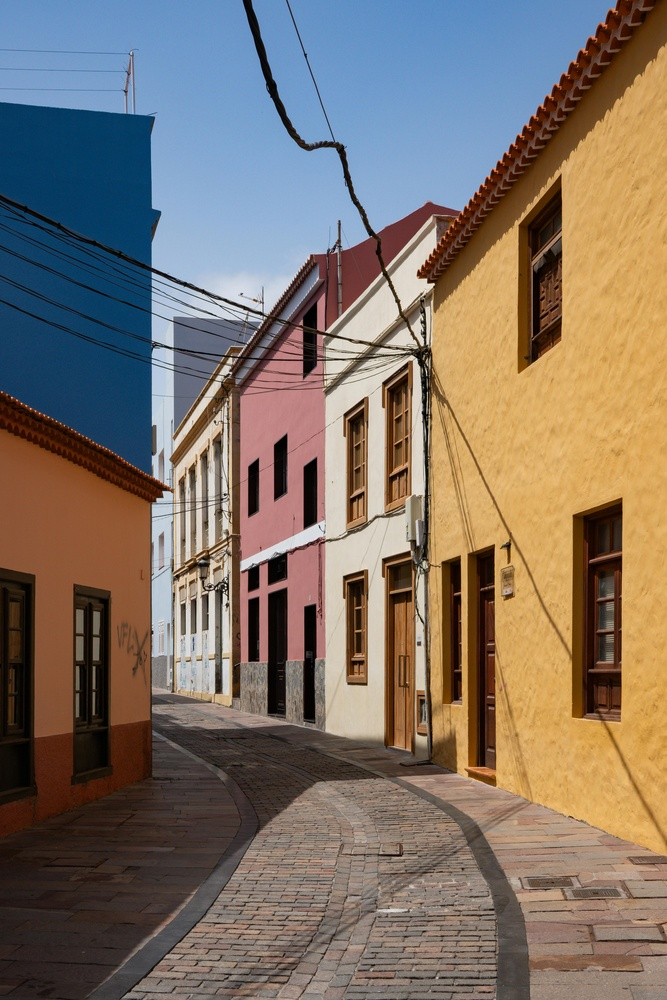
#> input picture casas.jpg, 667 x 1000 px, shrunk from 4000 x 6000 before the run, found by its file name
$ python lab11-0.py
#> lines starting #> are read from the running program, lines starting #| are printed output that depends on the picture
import cv2
import numpy as np
import matplotlib.pyplot as plt

# Carregar a imagem
image = cv2.imread('casas.jpg')
#> image is the input picture: shape (1000, 667, 3); mean B, G, R 103.4, 114.2, 126.7
image = cv2.cvtColor(image, cv2.COLOR_BGR2RGB)

# Imagem separada nos 3 canais
R = image[:,:,0]
G = image[:,:,1]
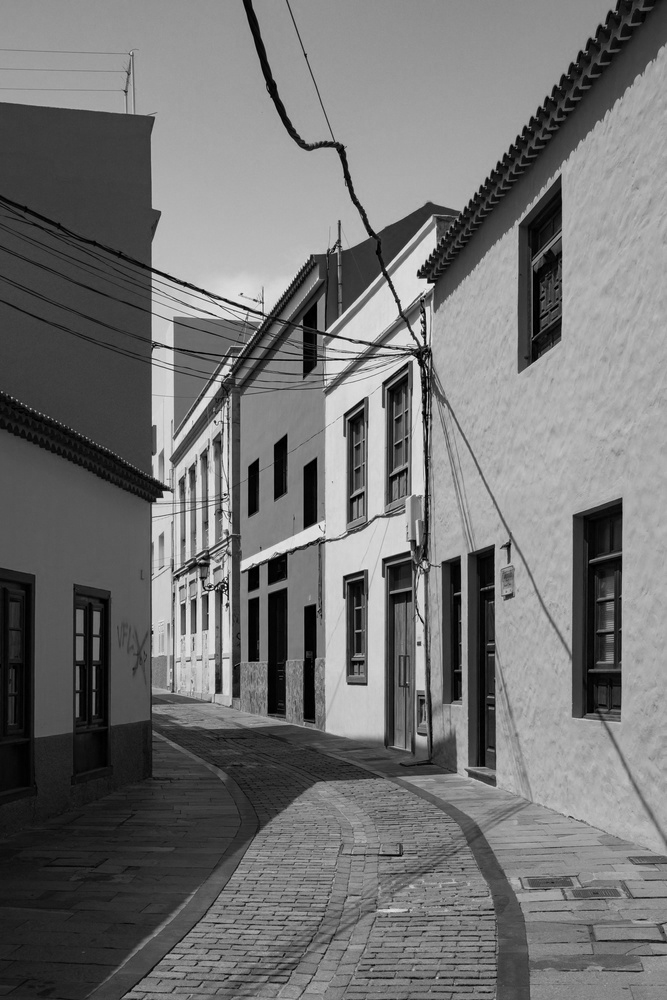
#> G: shape (1000, 667); min 0, max 249, mean 114.2
B = image[:,:,2]

# Exibir RGB
plt.figure(figsize=(12,4))
plt.subplot(1,4,1); plt.imshow(image); plt.title('Imagem RGB'); plt.axis('off')
plt.subplot(1,4,2); plt.imshow(R); plt.title('Red'); plt.axis('off')
plt.subplot(1,4,3); plt.imshow(G); plt.title('Green'); plt.axis('off')
plt.subplot(1,4,4); plt.imshow(B); plt.title('Blue'); plt.axis('off')
plt.show()

def rgb_to_hsi(image):
    image = image.astype(np.float32) / 255.0
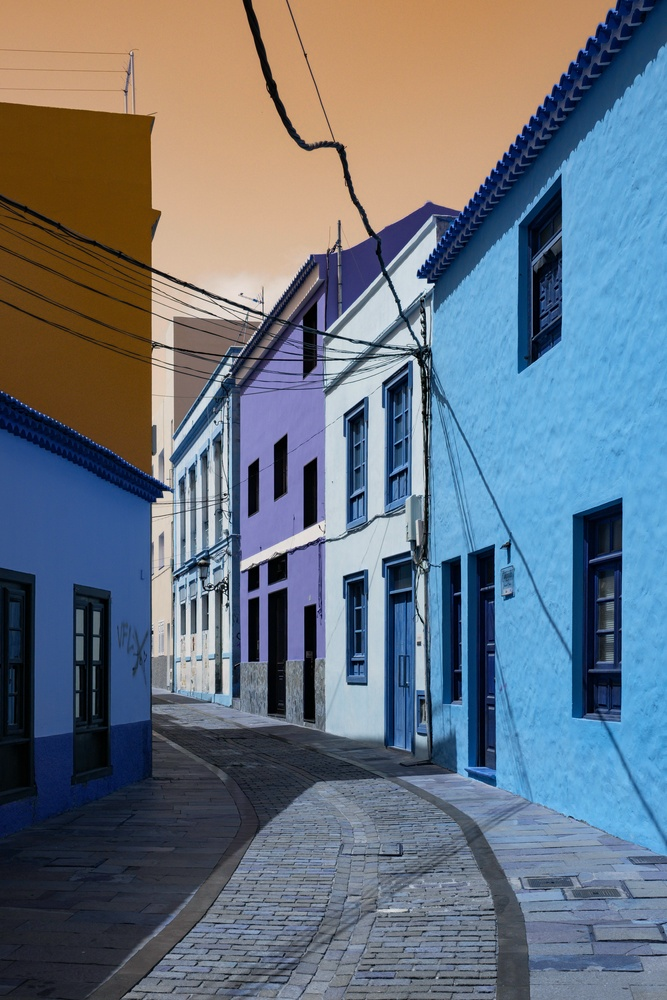
#> image: shape (1000, 667, 3) float32; mean of channels 0, 1, 2 0.497, 0.448, 0.406; drawn as B, G, R

    R = image[:,:,0]
    G = image[:,:,1]
    B = image[:,:,2]

    numerator = 0.5 * ((R - G) + (R - B))
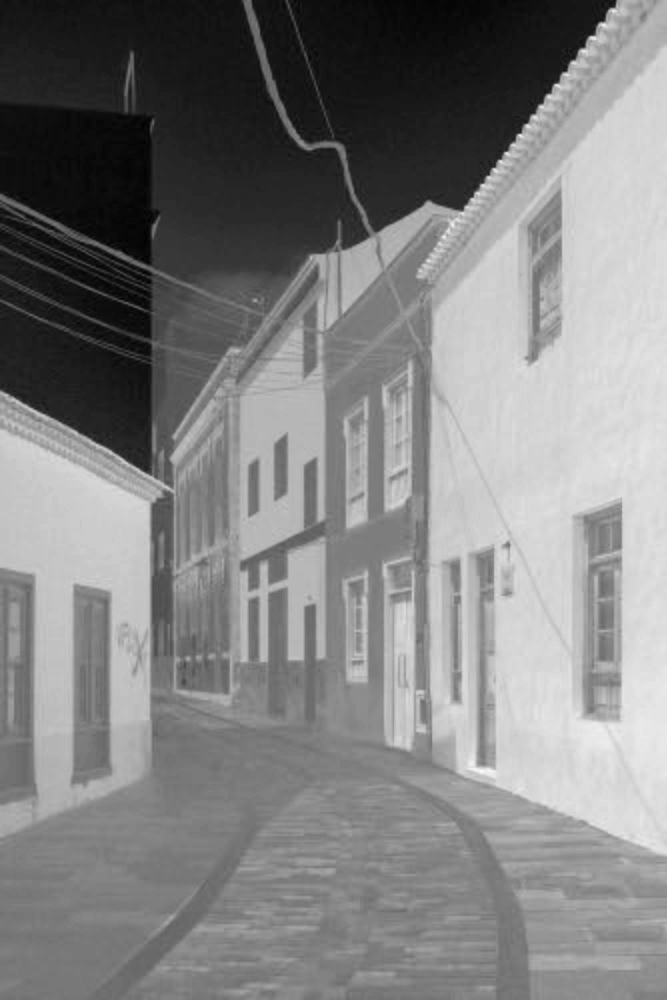
#> numerator: shape (1000, 667) float32; min -0.331, max 0.459, mean 0.07; drawn with min black and max white
    denominator = np.sqrt((R - G)**2 + (R - B)*(G - B))

    theta = np.arccos(np.clip(numerator / (denominator + 1e-8), -1, 1))
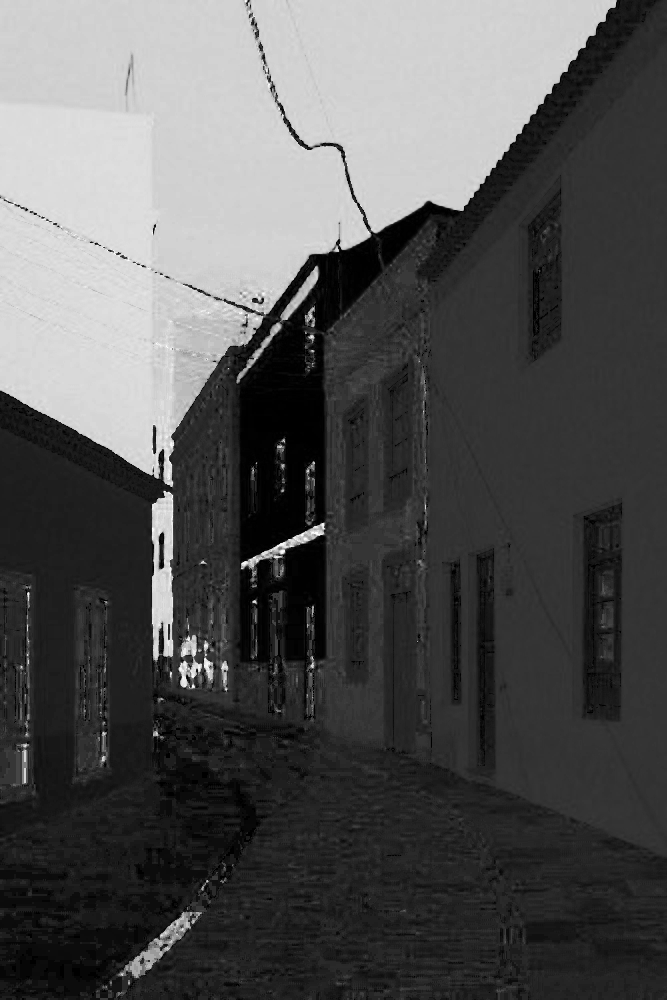
#> theta: shape (1000, 667) float32; min 0, max 3.14, mean 1.03; drawn with min black and max white

    H = np.where(B <= G, theta, 2*np.pi - theta)
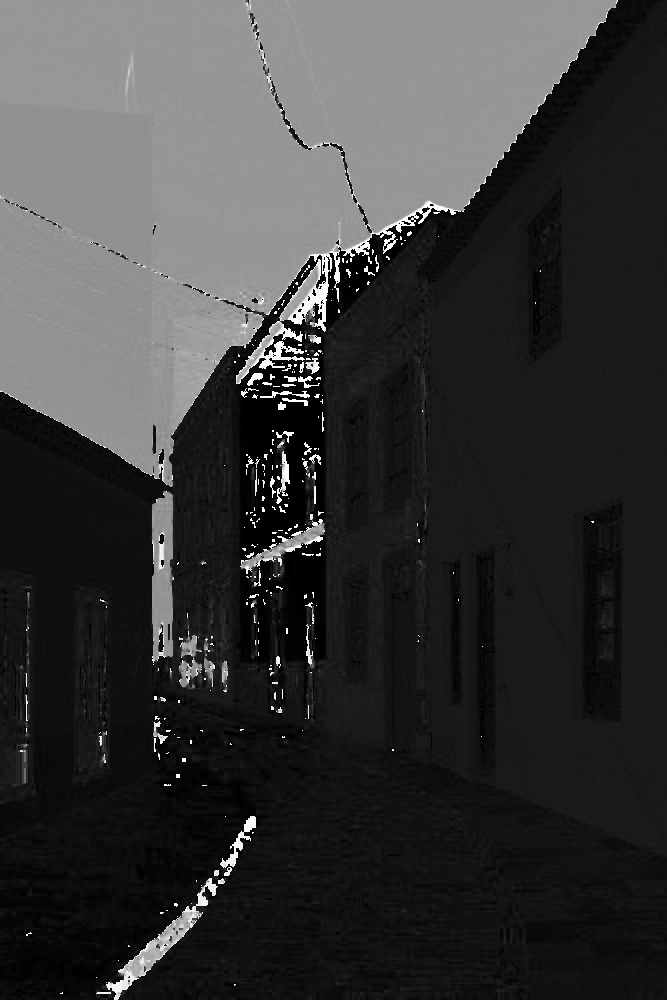
#> H: shape (1000, 667) float32; min 0, max 6.27, mean 1.41; drawn with min black and max white
    H = H / (2*np.pi)

    min_rgb = np.minimum(np.minimum(R, G), B)
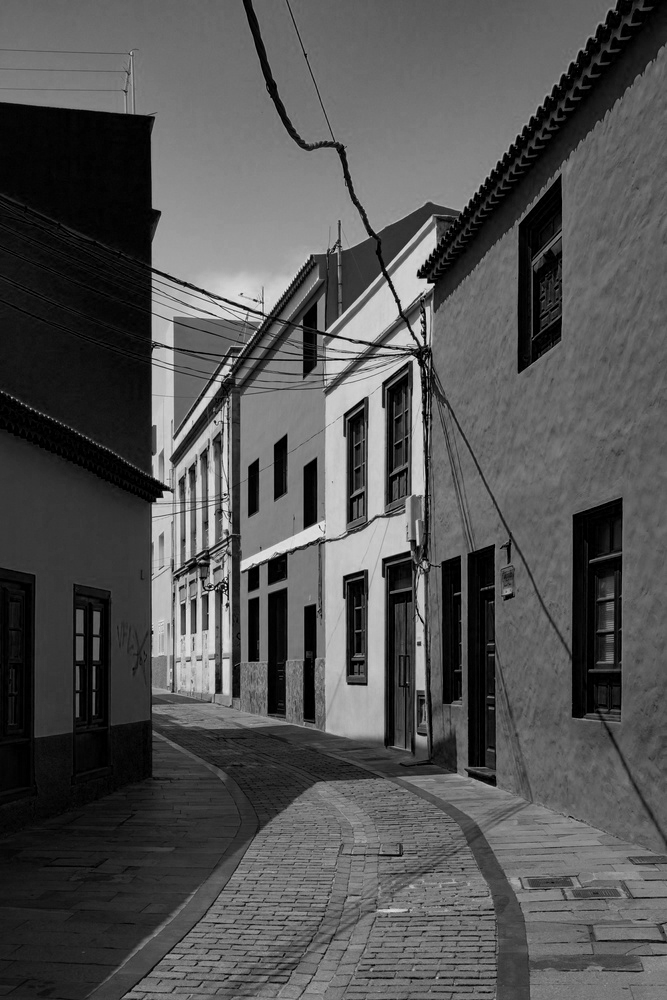
#> min_rgb: shape (1000, 667) float32; min 0, max 0.949, mean 0.326
    S = 1 - (3 / (R + G + B + 1e-8)) * min_rgb
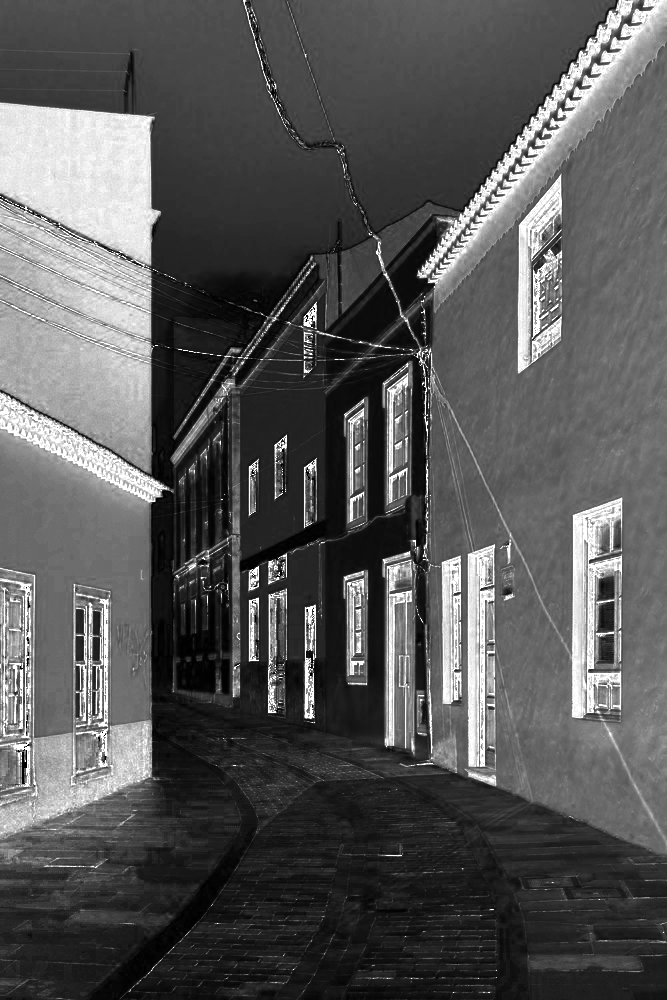
#> S: shape (1000, 667) float32; min -1.19e-07, max 1, mean 0.343; drawn with min black and max white

    I = (R + G + B) / 3
    return H, S, I

rgb_to_hsi(image)

$ run again, with image.jpg copied over casas.jpg
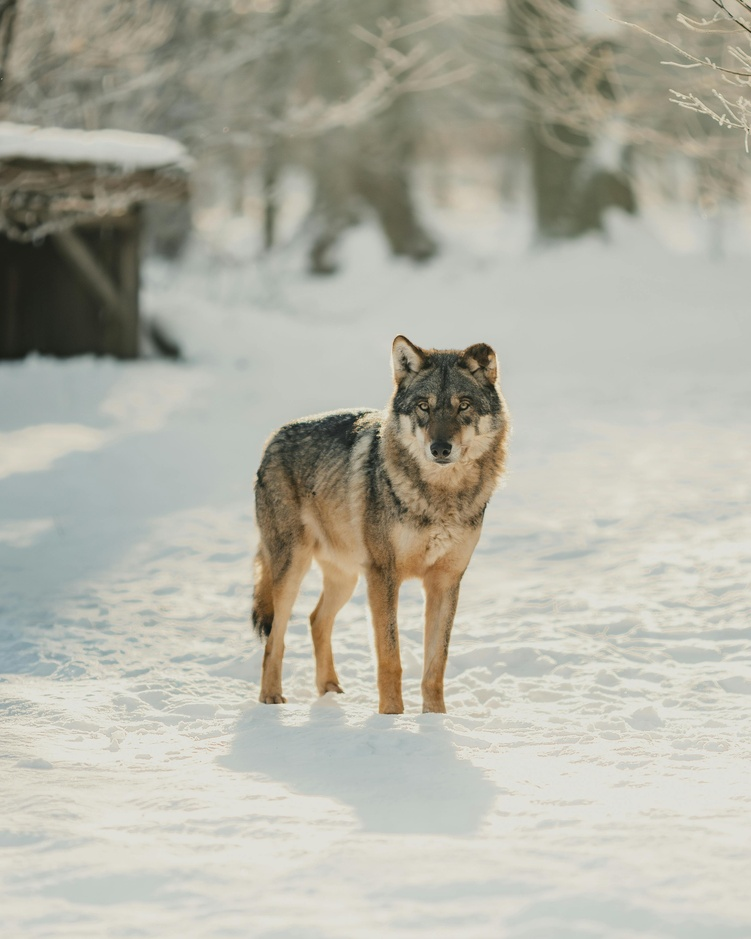
#> input picture image.jpg, 751 x 939 px, shrunk from 3200 x 4000 before the run, found by its file name
#> image is the input picture: shape (939, 751, 3); mean B, G, R 164.6, 177.2, 178.1
#> in rgb_to_hsi, `H = np.where(B <= G, theta, 2*np.pi - theta)`:
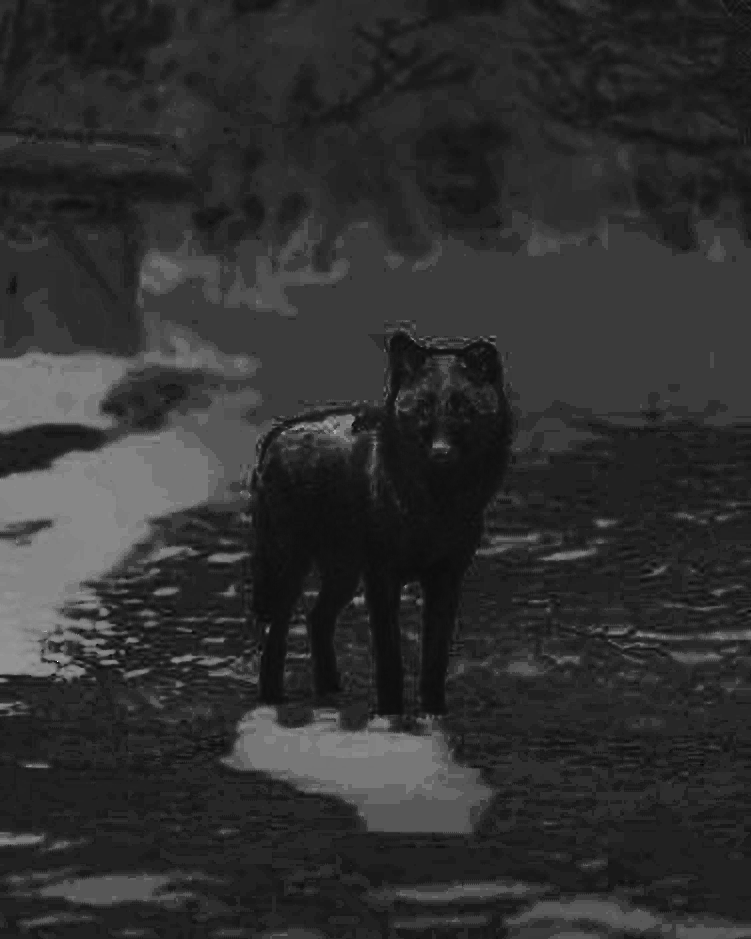
#> H: shape (939, 751) float32; min 0.19, max 5.76, mean 1.25; drawn with min black and max white
#> in rgb_to_hsi, `S = 1 - (3 / (R + G + B + 1e-8)) * min_rgb`:
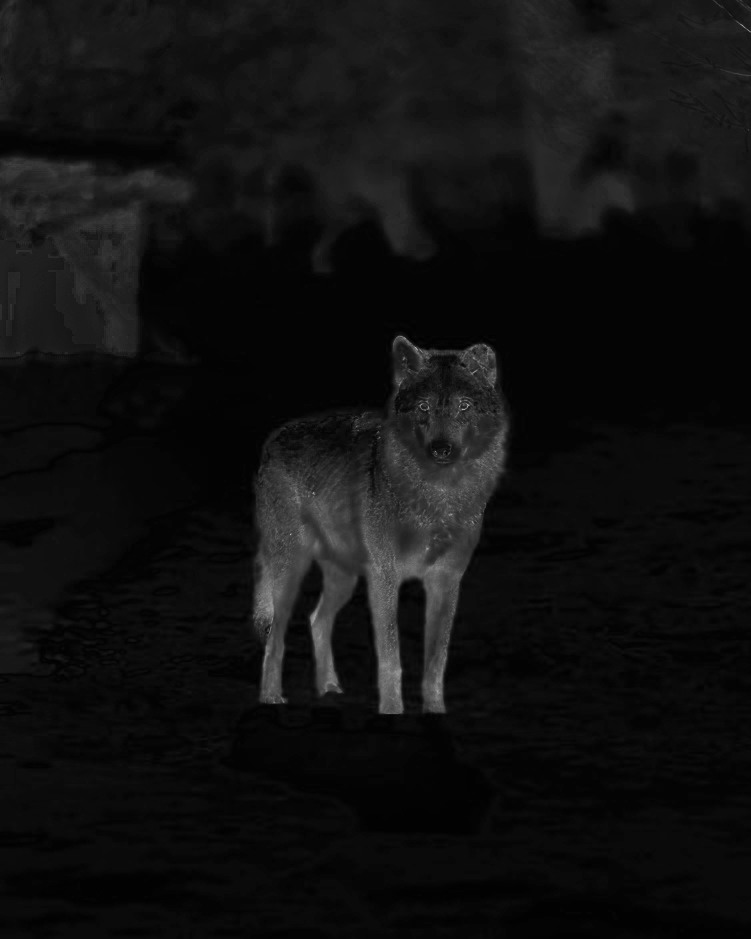
#> S: shape (939, 751) float32; min 5.96e-08, max 0.733, mean 0.0658
